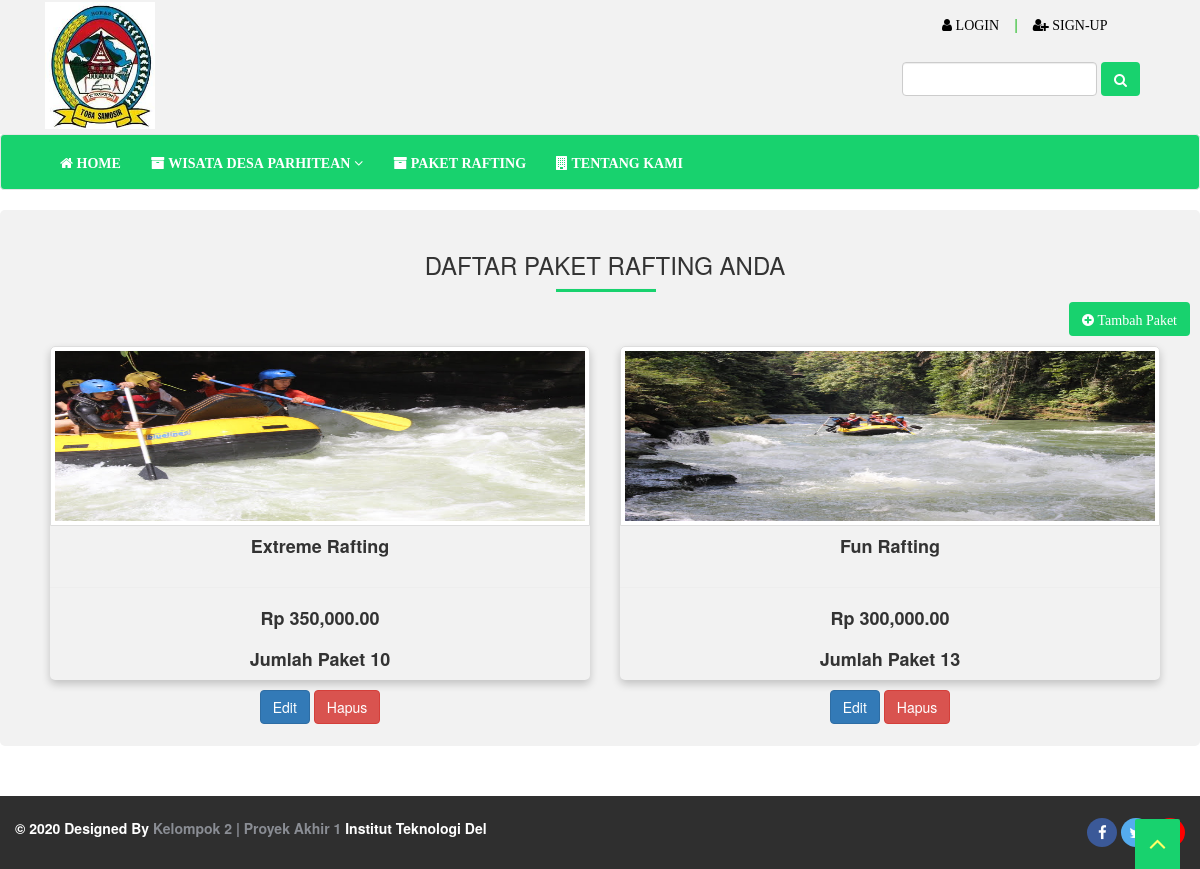
The app's page /admin.php with its own data.
### tables this page shows
CREATE TABLE `produk` (
  `id_produk` bigint(20) NOT NULL,
  `nama` varchar(30) NOT NULL,
  `kategori` bigint(20) NOT NULL,
  `harga` double NOT NULL,
  `stock` int(11) NOT NULL,
  `gambar` varchar(30) NOT NULL,
  `keterangan` text NOT NULL
);

### admin.php (the view, shortened to what this page needs)
<!DOCTYPE html>
<html lang="en">
	<head>
		<link rel="stylesheet" href="css/style.css">
		<link rel="stylesheet" href="css/animate.css">
		<link rel="stylesheet" href="css/font-awesome.css">
		<link rel="stylesheet" href="css/bootstrap.min.css" >
	</head>
	<body>
		<?php
			require_once(dirname(__FILE__).'/commons/header.php');
		?>
		<?php
			require_once(dirname(__FILE__).'/commons/menubar.php');
		?>
		<section class="product">
			<div class="container">
				<div class="row">
					<h3>DAFTAR PAKET RAFTING ANDA</h3><hr class="pg-titl-bdr-btad"></hr>
					<a href="tambah_produk.php">
						<button class="btn btn-tambah"><i class="fa fa-plus-circle"> Tambah Paket</i></button>
					</a>
					<div class="col-md-12">
					<?php
					$query = "SELECT * FROM produk";
					$item = mysqli_query($conn, $query);
					while($items = mysqli_fetch_array($item)){
					?>
					<div class="col-md-6">
						 <div class="card">
						  <a href="#"><img src="img/produk/<?=$items['gambar']?>" class="img-thumbnail" alt="Avatar"></a>
							<h4><b><?=$items['nama']?></b></h4><hr>
							<h4><b>Rp <?=number_format($items['harga'])?>.00</b></h4>
							<h4><b>Jumlah Paket <?=$items['stock']?></b></h4>
						</div>
					<center>
						<a href="update_produk.php?items_id=<?=$items['id_produk']?>"><button class="btn btn-primary">Edit</button></a>
						<a href="delete_process.php?items_id=<?= $items['id_produk']?>"><button class="btn btn-danger">Hapus</button></a>
					</center>
					</div>
					<?php }; ?>
					</div>
				</div>
			</div>
		</section>
		<?php
			require_once(dirname(__FILE__).'/commons/footer.php');
		?>
		<a href="#" class="scrollup"><i class="fa fa-angle-up fa-2x active"></i></a>
	</body>
</html>

### commons/header.php (shortened to what this page needs)
<header>
	<div class="container">
		<div class="row">
			<div class="first-div">
			<div class="col-md-12">
				<div class="col-md-6">
					<a href="index.php"><img src="img/toba.jpg" class="img-responsive" style="width: 110px;"></a>
				</div>
				<div class="container">
				<div class="col-md-6">
						<div class="top">
							<div class="top-menu">
									<?php
									if(isset($_SESSION['is_logged_in'])){
										include 'function.php';
										$id = $_SESSION['id'];
										$query = "SELECT * FROM users WHERE id = $id";
										$go = mysqli_query($conn,$query);
										$user = mysqli_fetch_array($go);
									$role = $_SESSION['role'];
											if($role == 2)
											{
												echo '<ul>
													<li class="dropdown">
													<a href="#" class="dropdown-toggle " data-toggle="dropdown" data-hover="dropdown" data-delay="0" data-close-others="false"><i class="fa fa-user-circle" aria-hidden="true" style=""></i> '.$user['nama'] .'  <i class="fa fa-angle-down" aria-hidden="true"> </a></i>
													<ul class="dropdown-menu">
														<li><a href="cart.php?add=1"><i class="fa fa-cart-plus" aria-hidden="true"></i> KERANJANG</a></li>
														<li><a href="beli.php"><i class="fa fa-money" aria-hidden="true"></i> RIWAYAT TRANSAKSI</a></li>
													</ul>
												</li>';
												echo '<li><a href="index.php?do_logout"><i class="fa fa-sign-out"> LOGOUT</i></a></li></ul>';
											}
											else if($role == 1)
											{
												echo '<ul><li><a href="index.php?do_logout"><i class="fa fa-sign-out"> LOGOUT</i><a></li>(Admin) </ul>';
											}
									}
									else {
											echo '<ul>
											<li><a href="login.php"> <i class="fa fa-user"> LOGIN </i> </a></li>';
											echo '<li> | </li>';
											echo '<li><a href="sign.php"> <i class=" fa fa-user-plus"> SIGN-UP </i></span></a></li>
											</ul>';
										}
									?>
								<form class="navbar-form" role="search">
									<div class="form-group">
										<input type="text" class="form-control" onkeyup="showResult(this.value)">
										<button type="submit" class="btn search-btn"><i class="fa fa-search"></i></button>
									</div>
								</form>
							</div>
						</div>
				</div>
				</div>
			</div>
			</div>
		</div>
	</div>
</header>

### commons/menubar.php (shortened to what this page needs)
<nav class="navbar navbar-default" role="navigation">
		<div class="container">
			<?php
	if(isset($_SESSION['is_logged_in']))
	{
			   $role = $_SESSION['role'];
				 if($role == 2)
				 {
			?>
			<div class="navbar-collapse collapse" id="top-menu">
				<div class="menu">
					<ul class="nav navbar-nav" role="tablist">
						<li><a href="index.php"><i class="fa fa-home"><strong> HOME</strong></i></a></li>
						<li><a href="paket.php" class="menu"><i class="fa fa-archive"><strong> PAKET RAFTING</strong></i></a></li>
						<li><a class="menu" href="about.php"><i class="fa fa-building"><strong> TENTANG KAMI</strong></i></a></li>
						<li class="dropdown">
							<a href="#" class="dropdown-toggle" data-toggle="dropdown" data-hover="dropdown" data-delay="0" data-close-others="false"><i class="fa fa-question"><strong> HELP</strong></i> <i class="fa fa-angle-down"></i></a>
							<ul class="dropdown-menu">
								<li><a href="daftar_aduan.php"><strong> Daftar Komentar </strong></a></li>
								<li><a href="help.php"><strong> Komentar</strong></a></li>
							</ul>
						</li>
						<li class="dropdown">
							<a href="#" class="dropdown-toggle" data-toggle="dropdown" data-hover="dropdown" data-delay="0" data-close-others="false"><i class="fa fa-list"><strong> WISATA DESA PARHITEAN</strong></i> <i class="fa fa-angle-down"></i></a>
							<ul class="dropdown-menu">
								<li><a href="air_terjun_ponot.php">Air Terjun Ponot</a></li>
								<li><a href="sungai_asahan.php">Sungai Asahan</a></li>
								<li><a href="air_terjun_siharimau.php">Air Terjun Siharimau</a></li>
								<li><a href="jembatan_parhitean.php">Jembatan Parhitean</a></li>
								<li><a href="air_terjun_tiga.php">Air Terjun Lainnya</a></li>
							</ul>
						</li>
					</ul>
				</div>
			</div>
	<?php
		}
		else if($role == 1)
		{
	?>
	<div class="navbar-collapse collapse" id="top-menu">
		<div class="menu">
			<ul class="nav navbar-nav" role="tablist">
				<li><a class="menu" href="#"> </a></li>
				<li><a class="menu" href="admin.php"><i class="fa fa-home"><strong> ADMIN</strong></i></a></li>
				<li class="dropdown">
					<a href="#" class="dropdown-toggle" data-toggle="dropdown" data-hover="dropdown" data-delay="0" data-close-others="false"><i class="fa fa-list"><strong> TRANSAKSI</strong></i> <i class="fa fa-angle-down"></i></a>
						<ul class="dropdown-menu">
							<li><a href="daftar_transaksi.php">Daftar Transaksi</a></li>
							<li><a href="daftar_transaksi_selesai.php">Transaksi Selesai</a></li>
						</ul>
				</li>
				<li class="dropdown">
					<a href="#" class="dropdown-toggle" data-toggle="dropdown" data-hover="dropdown" data-delay="0" data-close-others="false"><i class="fa fa-list"><strong> WISATA DESA PARHITEAN</strong></i> <i class="fa fa-angle-down"></i></a>
					<ul class="dropdown-menu">
						<li><a href="air_terjun_ponot.php">Air terjun Ponot</a></li>
						<li><a href="sungai_asahan.php">Sungai Asahan</a></li>
						<li><a href="air_terjun_siharimau.php">Air Terjun Siharimau</a></li>
						<li><a href="jembatan_parhitean.php">Jembatan Parhitean</a></li>
						<li><a href="air_terjun_tiga.php">Air Terjun Lainnya</a></li>
					</ul>
				</li>
				<li><a class="menu" href="user.php"><i class="fa fa-user"><strong> USER</strong></i></a></li>
				<li><a class="menu" href="daftar_aduan.php"> <i class="fa fa-bullhorn"><strong> DAFTAR KOMENTAR</strong></i></a></li>
			</ul>
		</div>
	</div>
		<?php
		}
	}
	else if(!isset($_SESSION['is_logged_in']))
	{
		?>
		<div class="navbar-collapse collapse" id="top-menu">
			<div class="menu">
				<ul class="nav navbar-nav" role="tablist">
					<li><a href="index.php"><i class="fa fa-home"><strong> HOME</strong></i></a></li>
					<li class="dropdown">
						<a href="#" class="dropdown-toggle " data-toggle="dropdown" data-hover="dropdown" data-delay="0" data-close-others="false"><i class="fa fa-archive"><strong> WISATA DESA PARHITEAN</strong></i> <i class="fa fa-angle-down"></i></a>
					</li>
					<li><a href="paket.php" class="menu"><i class="fa fa-archive"><strong> PAKET RAFTING</strong></i></a></li>
					<li><a class="menu" href="about.php"><i class="fa fa-building"><strong> TENTANG KAMI<strong></i></a></li>
				</ul>
			</div>
		</div>
	<?php
		}
	?>
		</div>
	</nav>

### commons/footer.php (shortened to what this page needs)
<div class="last-div">
	<div class="container">
		<div class="row">
			<div class="copyright">
				&copy; <?php echo(date('Y')); ?> Designed By <a href="about.php"><strong>Kelompok 2 | Proyek Akhir 1</strong></a> Institut Teknologi Del
			</div>
			<div class="social-media">
				<a href="#" class="fa fa-facebook"></a>
			</div>
		</div>
	</div>
</div>

### css/style.css (style rules this page uses)
body { font-family:'Open Sans',Arial,Helvetice Neue,sans-serif; font-size:14px; font-weight:300; line-height:1.6em; color:#333; }
h1,h2,h3,h4,h5,h6 { color:#333; line-height:1.1em; }
a { text-decoration:none; transition: all 0.1s ease-in-out; -moz-transition: all 0.1s ease-in-out; -webkit-transition: all 0.1s ease-in-out; -o-transition: all 0.1s ease-in-out; outline: none; color:#333; }
hr { margin-top:20px; margin-bottom:50px; }
header { background: #f2f2f2; }
.first-div { background-color: #f2f2f2; width:100%; height:130px; }
.search-btn { width:10% auto; background:#18d26e; color: #fff; }
.top { float:right; }
.top form { float: right; }
.top-menu { float:right; color:#00b300; font-size: 14px; }
.top-menu ul li { display: inline-block; }
.top-menu ul li a { color:#000; display: block; margin:10px 15px; }
nav.navbar.navbar-default { background: #18d26e; }
#top-menu li a { color: #fff; }
.navbar-collapse { box-shadow:none; }
.card { box-shadow: 0 4px 8px 0 rgba(0,0,0,0.2); transition: 0.3s; border-radius: 5px; text-align:center; background: #f2f2f2; }
.card img { height: 180px; }
.card h4 { padding:0 0 10px 0; }
.container { padding: 2px 16px; }
.card img { border-radius: 5px 5px 0 0; width:100%; }
.product { display:block; margin: 20px 0 50px 0; background: #f2f2f2; width:100%; padding:20px; border-radius:5px; }
.product h3 { text-align: center; }
.product .btn-tambah { margin: 0 0 10px 0; background: #18d26e; cursor: pointer; color: #fff; float: right; }
.scrollup { position:fixed; width:32px; height:32px; bottom:0px; right:20px; background: #18d26e; -webkit-border-radius: 2px 2px 0 0; -moz-border-radius: 2px 2px 0 0; border-radius: 2px 2px 0 0; }
a.scrollup { outline:0; text-align: center; width:45px; height:50px; }
a.scrollup i { margin-top: 10px; color: #ff6; }
.pg-titl-bdr-btad { width: 100px; height: 3px; background-color: #18d26e; margin:0 0 10px 536px; }
.inner-footer ul li,a { list-style:none; }
.last-div { background: #2f2f2f; padding: 20px 0; position: relative; height:100%; }
.copyright { font-size: 14px; color: #fff; margin: 0; text-align:center; font-weight: 300px; float: left; }
.copyright a { color: #8a8d94; text-align:center; }
.social-media { float:right; }
.social-media .fa { padding: 7px 5px 7px 5px; font-size: 15px; width: 30px; text-align: center; text-decoration: none; border-radius:50%; }
.fa-facebook { background: #3B5998; color: white; }

### records on screen
produk: gambar (picture), nama "Extreme Rafting", harga "350,000", stock "10"
produk: gambar (picture), nama "Fun Rafting", harga "300,000", stock "13"
